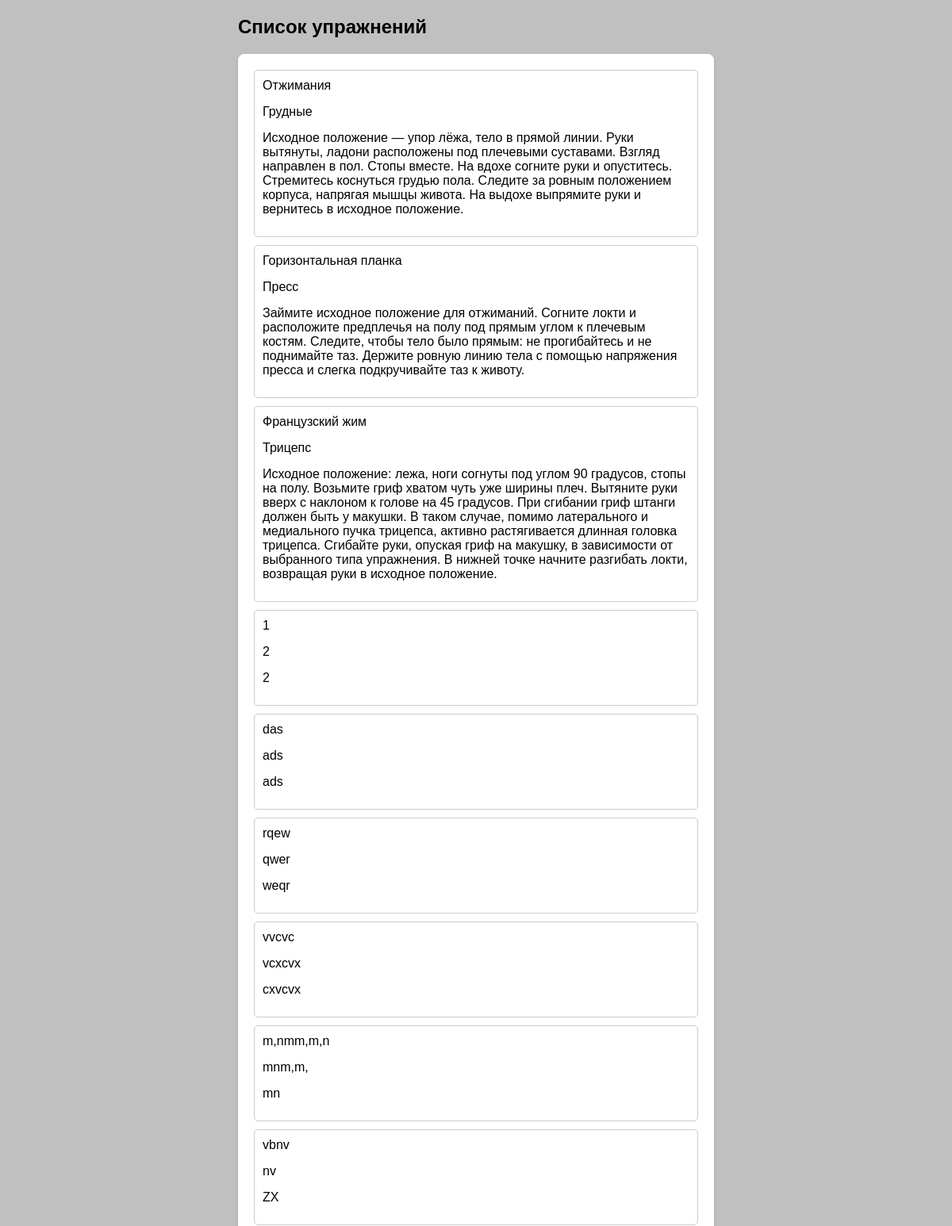
Page /workout/TESTLIST.html (signed in, upper part) on the earlier database version.
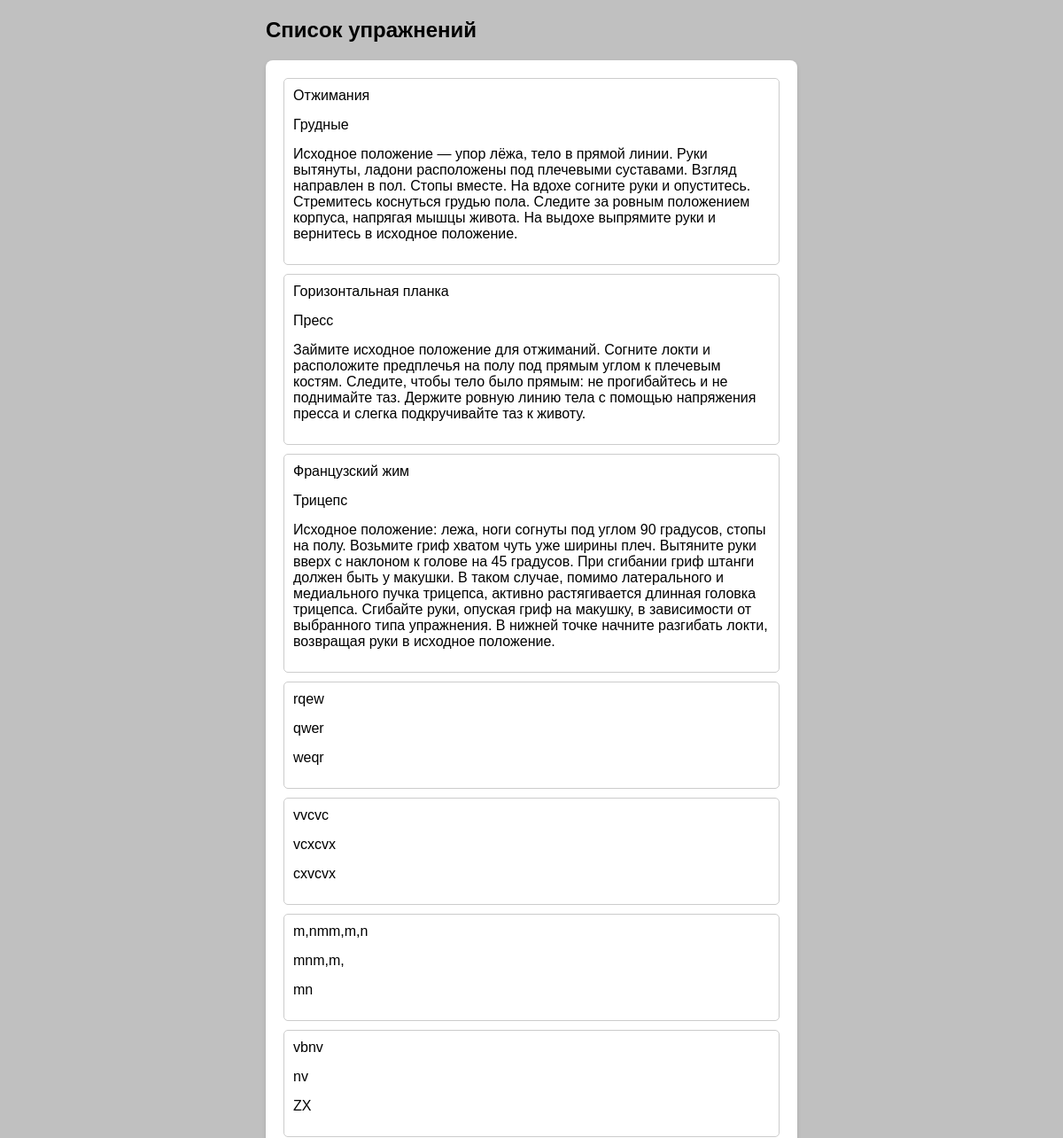
Same page on the later database version.
### fastfitworkout/models.py (models this page shows, shortened)
class Exercise(models.Model):
    exercise_name = models.CharField(max_length=64)
    muscle_group = models.CharField(max_length=64)
    technique_description = models.CharField(max_length=512)
    uid = models.PositiveIntegerField(default=1)

### fastfitworkout/views.py (the view)
# urls.py: path('TESTLIST.html', views.ViewListExercises.as_view(), name="TESTLIST"),
class ViewListExercises(LoginRequiredMixin, ListView):
    model = Exercise
    template_name = 'TESTLIST.html'
    context_object_name = 'Exercises'
    def get_queryset(self):
        return Exercise.objects.filter(uid=self.request.user.id)

### fastfitweb/templates/TESTLIST.html (shortened to what this page needs)
<!DOCTYPE html>
<html lang="ru">
<head>
</head>
<body>
    <div class="container">
        <h2>Список упражнений</h2>
        <div class="exercise-list">
			{% block content %}
				{% for exercise in Exercises %}
					<div class="exercise-item">
                        <span>{{ exercise.exercise_name }}</span>
						<span>{{ exercise.muscle_group }}</span>
						<span>{{ exercise.technique_description }}</span>
					</div>
				{% endfor %}
			{% endblock content %}
        </div>
    </div>
</body>
</html>

Differences in the rows shown:
removed Exercise: exercise_name "1", muscle_group "2", technique_description "2"
removed Exercise: exercise_name "das", muscle_group "ads", technique_description "ads"
